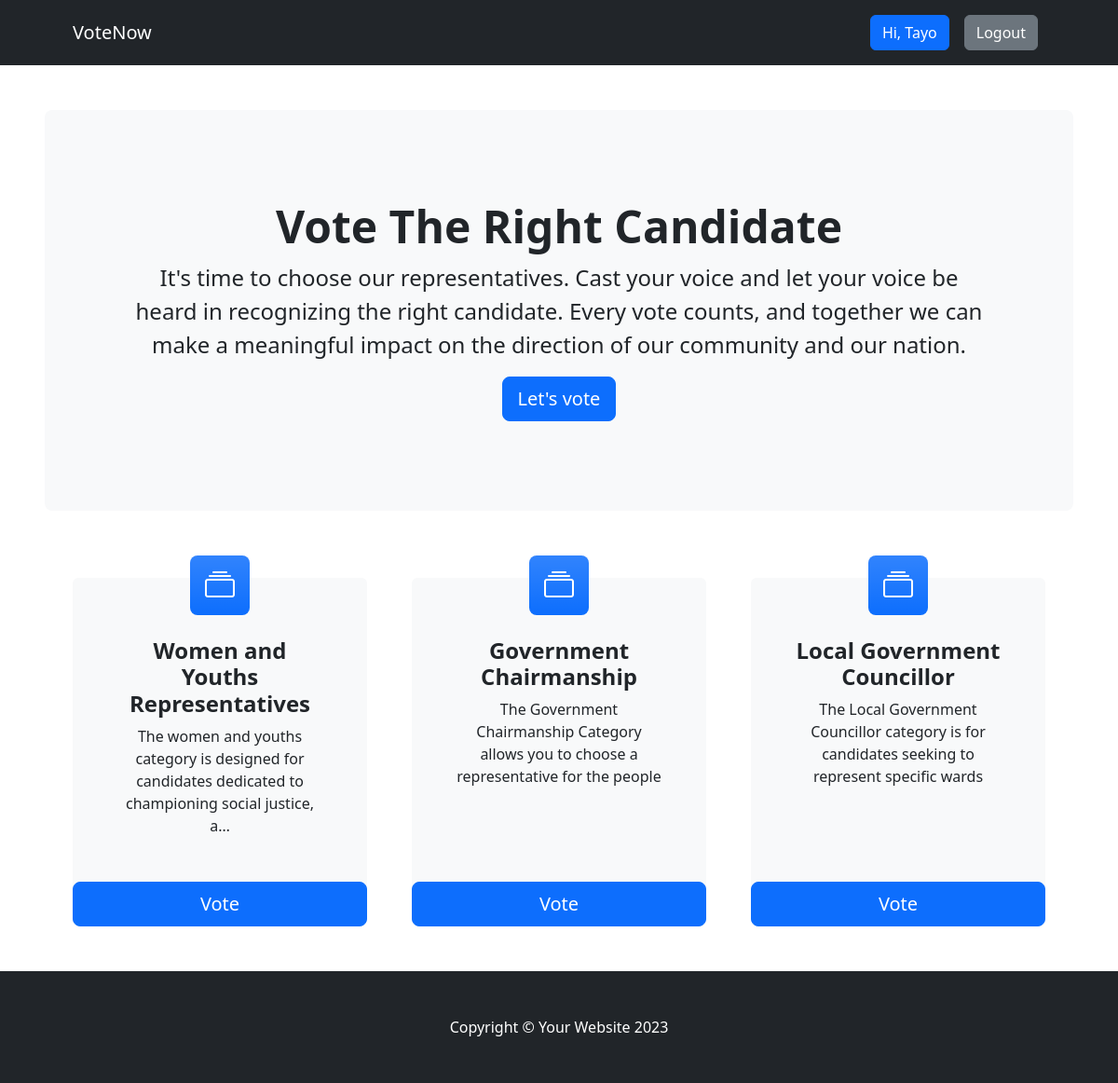
Screenshot of / (signed in) with the database file from the repository.
### voteapp/models.py (models this page shows, shortened)
class Category(models.Model):
    title = models.CharField(max_length=200)
    slug = models.SlugField(blank=True, null=True)
    description = models.TextField(blank=True, null=True)
    total_vote = models.IntegerField(default=0)
    voters = models.ManyToManyField(User, blank=True)

### voteapp/views.py (the view)
# urls.py: path("", views.index, name="index"),
def index(request):
    categories = Category.objects.all()
    context = {"categories":categories}
    return render(request, "index.html", context)

### voteapp/templates/index.html
{% extends 'base.html' %}
{% block content %}
<header class="py-5">
    <div class="container-fluid px-lg-5">
        <div class="p-4 p-lg-5 bg-light rounded-3 text-center">
            <div class="m-4 m-lg-5">
                <h1 class="display-5 fw-bold">Vote The Right Candidate</h1>
                <p class="fs-4">It's time to choose our representatives.
                    Cast your voice and let your voice be heard in recognizing the right candidate.
                    Every vote counts, and together we can make a meaningful impact on the direction of our community and our nation.
                    </p>
                <a class="btn btn-primary btn-lg" href="#votingSection">Let's vote</a>
            </div>
        </div>
    </div>
</header>
<section class="pt-4" id="votingSection">
    <div class="container px-lg-5">
        <div class="row gx-lg-5">
            {% for category in categories  %}
            <div class="col-lg-4 col-xxl-3 mb-5">
                <div class="card bg-light border-0 h-100">
                    <div class="card-body text-center p-4 p-lg-5 pt-0 pt-lg-0">
                        <div class="feature bg-primary bg-gradient text-white rounded-3 mb-4 mt-n4"><i class="bi bi-collection"></i></div>
                        <h2 class="fs-4 fw-bold">{{category.title}}</h2>
                        <p class="mb-0">{{category.description | truncatechars:100}}</p>
                    </div>
                    <a class="btn btn-primary btn-lg" href="{% url 'detail' category.slug  %}">Vote</a>
                </div>
            </div>
            {% endfor %}
        </div>
    </div>
</section>
{% endblock content %}

### voteapp/templates/base.html (shortened to what this page needs)
<!DOCTYPE html>
{% load static %}
<html lang="en">
<head>
    <link href="https://cdn.jsdelivr.net/npm/bootstrap-icons@1.4.1/font/bootstrap-icons.css" rel="stylesheet" />
    <link rel="stylesheet" href="{% static 'css/bootstrap.css' %}">
    <link rel="stylesheet" href="{% static 'css/style.css' %}">
</head>
<body>
    <nav class="navbar navbar-expand-lg navbar-dark bg-dark">
        <div class="container px-lg-5">
            <a class="navbar-brand" href="{% url 'index'  %}">VoteNow</a>
            <div class="collapse navbar-collapse" id="navbarSupportedContent">
                <ul class="navbar-nav ms-auto mb-2 mb-lg-0">
                    {% if request.user.is_authenticated %}
                        <li class="nav-item">
                            <a class="nav-link" href="#">
                                <button class="btn btn-primary">Hi, {{ request.user.username }}</button>
                            </a>
                        </li>
                        <li class="nav-item">
                            <a class="nav-link" href="{% url 'logout' %}">
                                <button class="btn btn-secondary">Logout</button>
                            </a>
                        </li>
                    {% endif %}
                </ul>
            </div>
        </div>
    </nav>
    {% block content %}
    {% endblock content %}
    <footer class="py-5 bg-dark">
        <div class="container">
            <p class="m-0 text-center text-white">Copyright &copy; Your Website 2023</p>
        </div>
    </footer>
</body>
</html>

### voteapp/static/css/style.css (style rules this page uses)
* { box-sizing: border-box; }

### rows the page displays
Category: title "Women and Youths Representatives", description "The women and youths category is designed for candidates dedicated to championing social justice, a…"
Category: title "Government Chairmanship", description "The Government Chairmanship Category allows you to choose a representative for the people"
Category: title "Local Government Councillor", description "The Local Government Councillor category is for candidates seeking to represent specific wards"

### other values shown
{{ request.user.username }} "Tayo"
